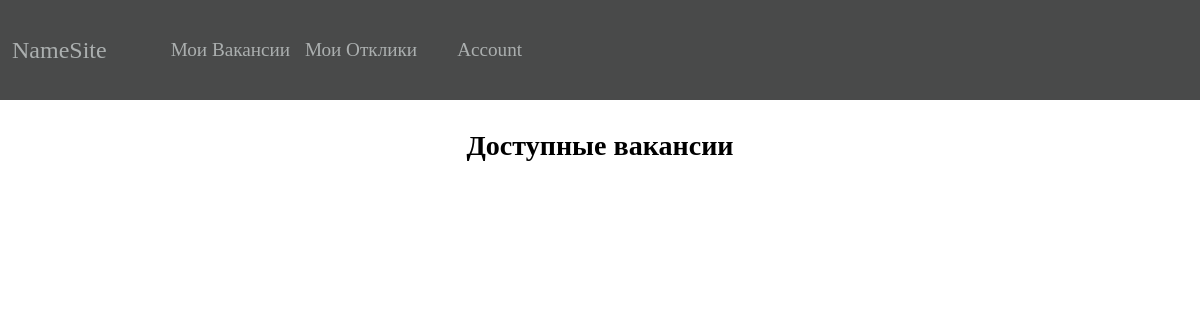
Page / (signed in) on the earlier database version.
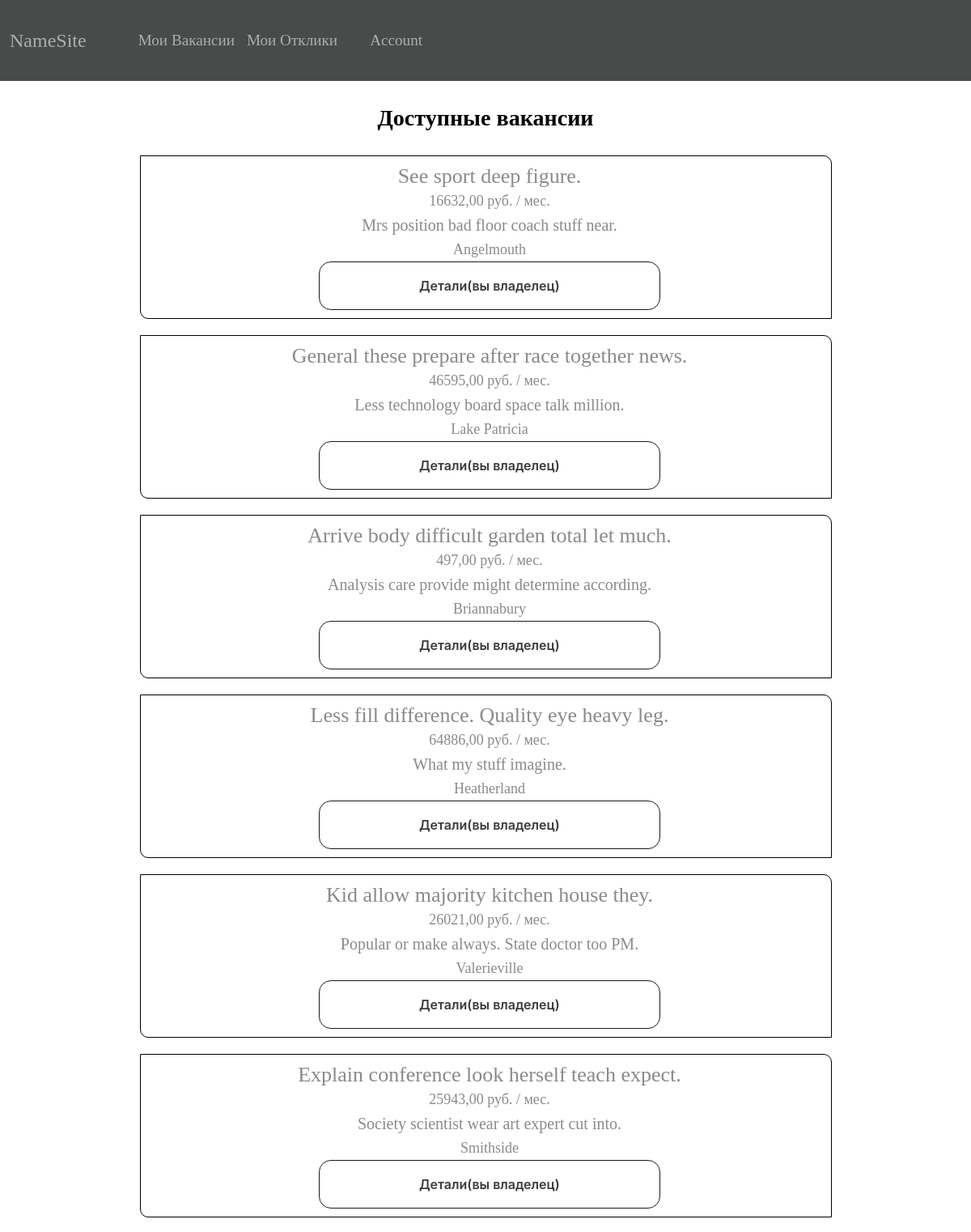
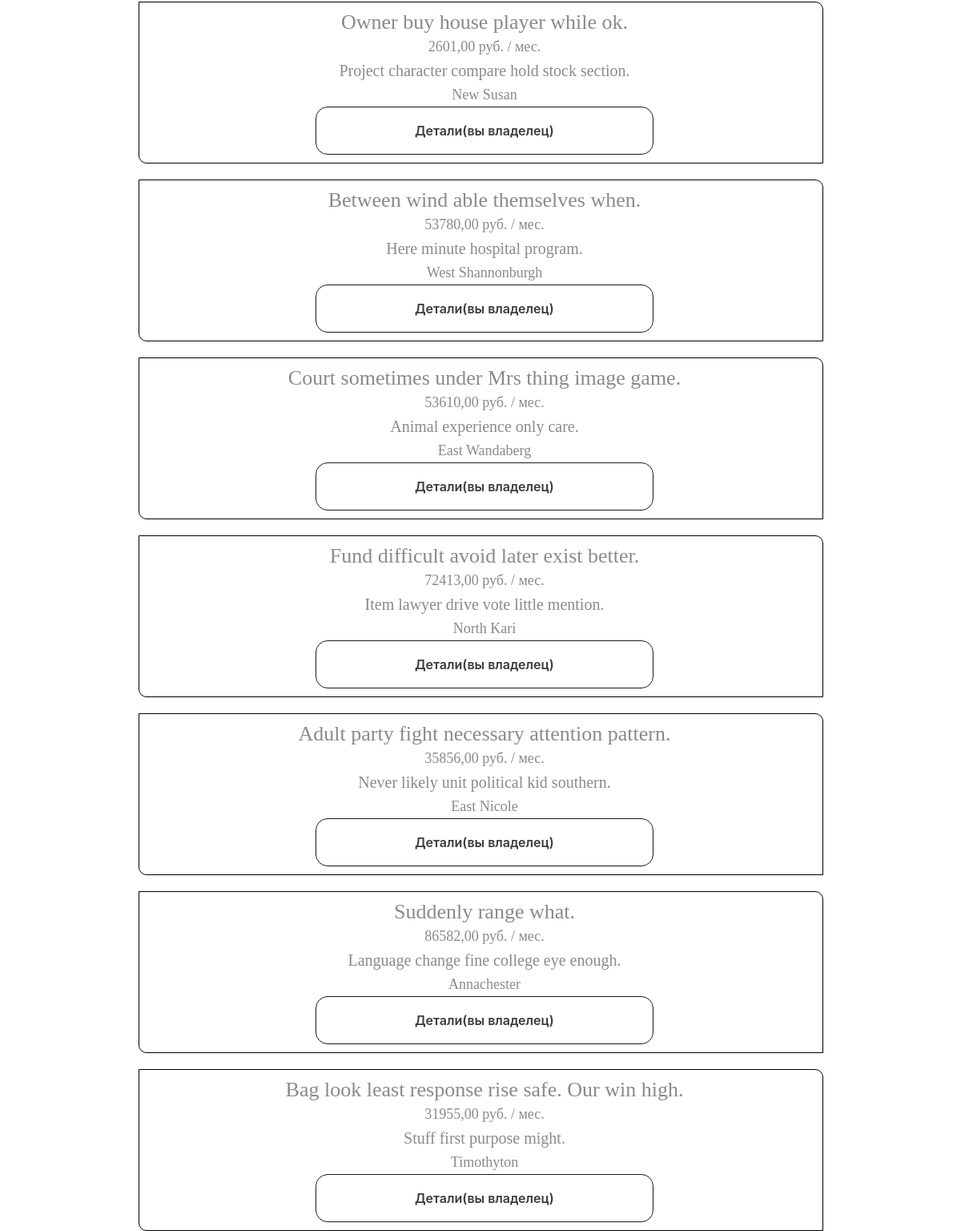
Same page on the later database version (2 pictures, top to bottom).
### vacancyform/models.py (models this page shows, shortened)
class Vacancy(models.Model):
    vacancy_id = models.AutoField(primary_key=True)
    owner = models.ForeignKey(User,
                              on_delete=models.PROTECT,
                              blank=True,
                              null=True,
                              editable=True)
    title = models.CharField(max_length=300,
                             null=False)
    company = models.CharField(max_length=300,
                               verbose_name="Организация / Компания",
                               null=True)
    city = models.CharField(max_length=100,
                            verbose_name="Город",
                            null=True)
    salary = models.DecimalField(max_digits=10,
                                 decimal_places=2,
                                 verbose_name='Оплата в месяц')
    employment = models.CharField(max_length=30,
                                  choices=EmploymentChoice,
                                  verbose_name='Занятость')
    work_schedule = models.CharField(max_length=100,
                                     verbose_name='График',
                                     null=False)
    work_hours = models.CharField(max_length=100,
                                  verbose_name='Часы работы')
    work_format = models.CharField(max_length=100,
                                   verbose_name='Формат работы')
    show = models.BooleanField(verbose_name='Показывать вакансию', default=True)
    other = models.TextField(max_length=100000, verbose_name='Описание', blank=True)

### index/views.py (the view)
# urls.py: path('', index_view, name='home'),
def index_view(request):
    vacancies = Vacancy.objects.all()
    return render(request, 'html/index.html', {'vacancies': vacancies})

### index/templates/html/index.html (shortened to what this page needs)
{% extends 'html/base.html' %}
{% load static %}
{% block link_block %}
    <link rel="stylesheet" href="{% static 'css/index.css' %}">
    <link rel="stylesheet" href="{% static 'css/buttons.css' %}">
{% endblock link_block %}
{% block content %}
    <div id="container">
        <div class="vacancy-all">
            <div class="title-block-vacancy">
                <h3>Доступные вакансии</h3>
            </div>
            <div class="vacancy">
                {% for vacancy in vacancies %}
                    <a class="vacancy-card" href="{% url  'vacancy_detail' vacancy.vacancy_id %}">
                        <div class="title-card">
                            <p>{{ vacancy.title }}</p>
                        </div>
                        <div class="salary-card">
                            <p>{{ vacancy.salary }} руб. / мес.</p>
                        </div>
                        <div class="company-card">
                            <p>{{ vacancy.company }}</p>
                        </div>
                        <div class="city-card">
                            <p>{{ vacancy.city }}</p>
                        </div>
                        {% if request.user.is_authenticated %}
                            {% if request.user != vacancy.owner %}
                                <form action="{% url 'vacancy_response' vacancy.pk %}" method="post">
                                    {% csrf_token %}
                                    <button type="submit">Хочу работать</button>
                                </form>
                            {% else %}
                                <form action="{% url 'vacancy_detail' vacancy.pk %}" method="post">
                                    <button type="submit">Детали(вы владелец)</button>
                                </form>
                            {% endif %}
                        {% else %}
                            <form action="{% url 'user' %}" method="post">
                                {% csrf_token %}
                                <button type="submit">Авторизоваться</button>
                            </form>
                        {% endif %}
                    </a>
                {% endfor %}
            </div>
        </div>
    </div>
{% endblock content %}

Differences in the rows shown:
added Vacancy: title "See sport deep figure.", salary "16632,00", company "Mrs position bad floor coach stuff near.", city "Angelmouth", shows "Детали(вы владелец)"
added Vacancy: title "General these prepare after race together news.", salary "46595,00", company "Less technology board space talk million.", city "Lake Patricia", shows "Детали(вы владелец)"
added Vacancy: title "Arrive body difficult garden total let much.", salary "497,00", company "Analysis care provide might determine according.", city "Briannabury", shows "Детали(вы владелец)"
added Vacancy: title "Less fill difference. Quality eye heavy leg.", salary "64886,00", company "What my stuff imagine.", city "Heatherland", shows "Детали(вы владелец)"
added Vacancy: title "Kid allow majority kitchen house they.", salary "26021,00", company "Popular or make always. State doctor too PM.", city "Valerieville", shows "Детали(вы владелец)"
added Vacancy: title "Explain conference look herself teach expect.", salary "25943,00", company "Society scientist wear art expert cut into.", city "Smithside", shows "Детали(вы владелец)"
added Vacancy: title "Owner buy house player while ok.", salary "2601,00", company "Project character compare hold stock section.", city "New Susan", shows "Детали(вы владелец)"
added Vacancy: title "Between wind able themselves when.", salary "53780,00", company "Here minute hospital program.", city "West Shannonburgh", shows "Детали(вы владелец)"
added Vacancy: title "Court sometimes under Mrs thing image game.", salary "53610,00", company "Animal experience only care.", city "East Wandaberg", shows "Детали(вы владелец)"
added Vacancy: title "Fund difficult avoid later exist better.", salary "72413,00", company "Item lawyer drive vote little mention.", city "North Kari", shows "Детали(вы владелец)"
added Vacancy: title "Adult party fight necessary attention pattern.", salary "35856,00", company "Never likely unit political kid southern.", city "East Nicole", shows "Детали(вы владелец)"
added Vacancy: title "Suddenly range what.", salary "86582,00", company "Language change fine college eye enough.", city "Annachester", shows "Детали(вы владелец)"
added Vacancy: title "Bag look least response rise safe. Our win high.", salary "31955,00", company "Stuff first purpose might.", city "Timothyton", shows "Детали(вы владелец)"
